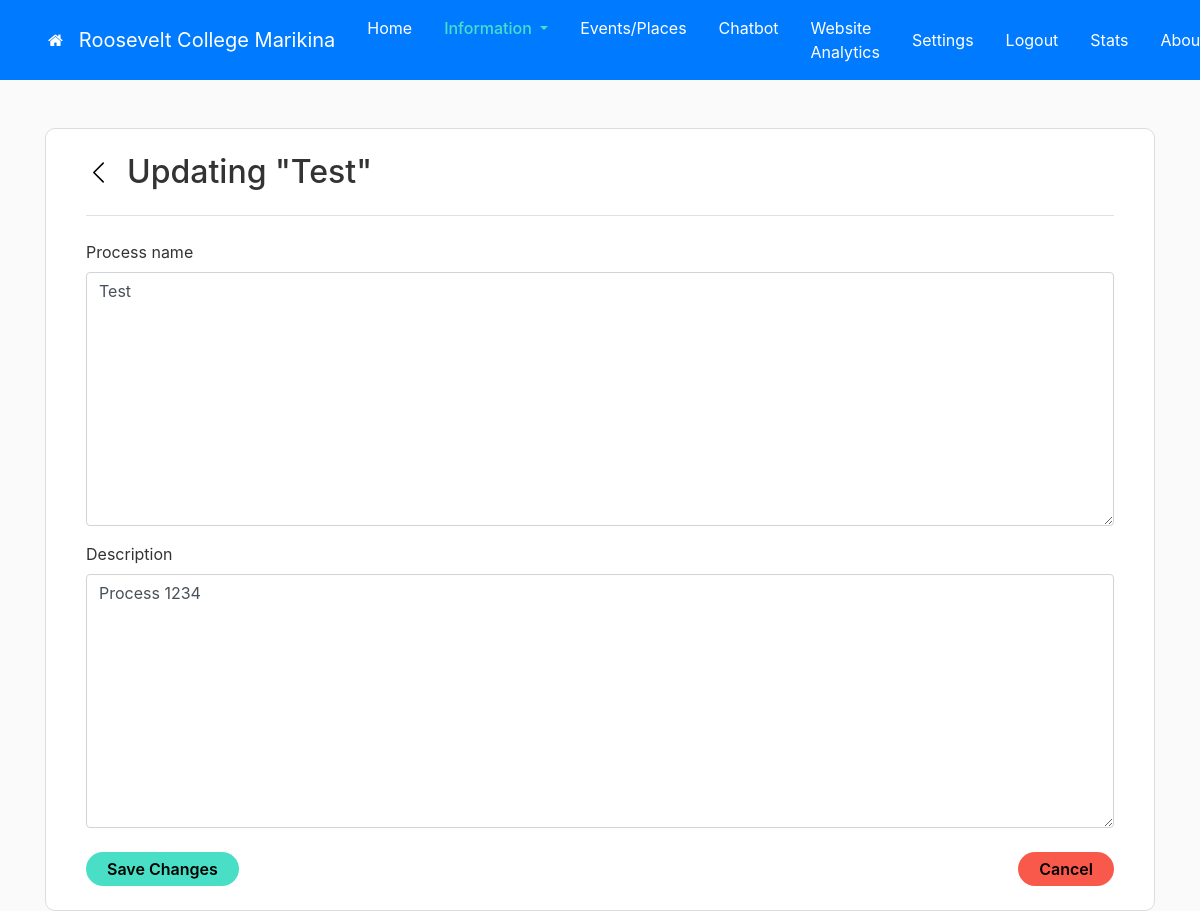
The page /1/processguides/update/1/ (signed in) on the database its author committed.
### users/models.py (models this page shows, shortened)
class Profile(models.Model):
	PUBLIC = 'Public'
	PRIVATE = 'Private'
	TYPE_CHOICES = [
		(PUBLIC, 'Public'),
		(PRIVATE, 'Private'),
    ]
	user = models.OneToOneField(User, on_delete=models.CASCADE)
	school_name = models.CharField(max_length=40)
	logo = models.ImageField(default='default.jpg', upload_to='logo_pics')
	banner = models.ImageField(upload_to='media', default='banner.jpg')
	location = models.CharField(max_length=200, default='')
	type = models.CharField(max_length=7, choices=TYPE_CHOICES, default=PUBLIC)
	email = models.EmailField(default = '')
	contact_details = models.TextField()
	mapbox_key = models.CharField(max_length=100)
	live_chat_link = models.CharField(max_length=50)
	chatbot_tree_link = models.CharField(max_length=50)

### information/models.py (models this page shows, shortened)
class ProcessGuide(models.Model):
    profile = models.ForeignKey(Profile, on_delete=models.CASCADE, default=1)
    process_name = models.TextField(default='')
    description = models.TextField(default='')
    last_updated = models.DateTimeField(default=timezone.now)

### information/views.py (the view)
# urls.py: path('<int:profile_id>/processguides/update/<pk>/', login_required(information_views.ProcessGuidesUpdateView.as_view()), name='processguide-update'),
class ProcessGuidesUpdateView(BaseForm, UpdateView):
	model = ProcessGuide
	fields = ['profile', 'process_name', 'description']
	def get_form(self, form_class=None):
		form = super().get_form(form_class)
		form.fields['profile'].widget = form.fields['profile'].hidden_widget()
		return form

### information/views.py (called while the page is built)
	def get_context_data(self, **kwargs):
		context = super().get_context_data(**kwargs)
		context['title'] = 'Information'
		context['toggles'] = Toggles.objects.get(profile_id=self.kwargs['profile_id'])
		context['profile_id'] = self.kwargs['profile_id']
		context['active_profile'] = Profile.objects.get(id=self.kwargs['profile_id'])
		return context

	def get_initial(self):
		initial = super().get_initial()
		initial['profile'] = self.kwargs['profile_id']
		return initial

	def get_object(self, queryset=None):
		obj = super().get_object(queryset=queryset)
		if obj.profile.id != self.kwargs['profile_id']:
			raise Http404("You are not allowed to edit this place.")
		return obj

### information/templates/information/processguide_form.html (shortened to what this page needs)
{% extends "main/base.html" %}
{% load crispy_forms_tags %}
{% block content %}
<div class="container">
	<div class="infoform">
        <form method="POST">
            <div class="d-flex border-bottom pb-4">
                <a href="{% url 'processguides' profile_id %}" class="mr-3 align-self-center" style="color: black;"><svg xmlns="http://www.w3.org/2000/svg" width="25" height="25" fill="currentColor" class="bi bi-chevron-left" viewBox="0 0 16 16">
                  <path fill-rule="evenodd" d="M11.354 1.646a.5.5 0 0 1 0 .708L5.707 8l5.647 5.646a.5.5 0 0 1-.708.708l-6-6a.5.5 0 0 1 0-.708l6-6a.5.5 0 0 1 .708 0z"/>
                </svg></a>
                {% if object.process_name != None %}
                    <h2>Updating "{{ object.process_name }}"</h2>
                {% else %}
                    <h2>New Process</h2>
                {% endif %}
            </div>
			<div class="pt-4">{{ form | crispy }} </div>
            <div class="mt-4 d-flex">
                <input type="submit" value="Save Changes" class="btn add-btn mr-auto">
                <a class="btn neg-btn" href="{% url 'processguides' profile_id %}">Cancel</a>
            </div>
        </form>
    </div>
</div>
{% endblock content %}

### main/templates/main/base.html (shortened to what this page needs)
{% load static %}
<!DOCTYPE html>
<html>
<head>
    <link rel="stylesheet" href="https://stackpath.bootstrapcdn.com/bootstrap/4.4.1/css/bootstrap.min.css">
    <link rel="stylesheet" type="text/css" href="{% static 'main/main.css'%}">
	<link rel="stylesheet" href="https://cdnjs.cloudflare.com/ajax/libs/font-awesome/4.7.0/css/font-awesome.min.css">
</head>
<body class="mainsite">
	<main role="main">
		<header class="site-header sticky-top mb-5">
		<nav class="container-xxl bd-gutter flex-wrap flex-lg-nowrap navbar navbar-expand-md navbar-dark bg-primary px-5">
			<a class="navbar-brand fa fa-home" href="{% url 'portal' %}"></a>
			<a class="navbar-brand" href="{% url 'main-index' profile_id %}">{{ active_profile.school_name }}</a>
			<div class="navbar-nav">
				{% if title != 'Menu' %}
					{% if title == 'Home' %}
						<a class="nav-item nav-link active px-3" href="{% url 'main-index' profile_id %}">Home</a>
					{% else %}
						<a class="nav-item nav-link px-3" href="{% url 'main-index' profile_id %}">Home</a>
					{% endif %}
					{% if title == 'Process Guides' or title == 'Course List' or title == 'Scholarships' or title == "Information"%}
						{% if toggles.processguides_toggle == True or toggles.courses_toggle == True or toggles.scholarships_toggle == True%}
						<a class="nav-item dropdown">
							<div class="btn-group" role="group" style="margin: 0px; padding: 0px">
							<a class="nav-link active dropdown-toggle px-3" href="#" role="button" data-toggle="dropdown" aria-expanded="false">
								Information
							</a>
							</div>
						</a>
						{% endif %}
					{% endif %}
					{% if toggles.markers_toggle == True %}
						{% if title == 'Markers' %}
						<a class="nav-item nav-link active px-3" href="{% url 'markers' profile_id 1 %}">Events/Places</a>
						{% else %}
							<a class="nav-item nav-link px-3" href="{% url 'markers' profile_id 1 %}">Events/Places</a>
						{% endif %}
					{% endif %}
					{% if toggles.chatbot_toggle == True %}
						{% if title == 'Chatbot' %}
							<a class="nav-item nav-link active px-3" href="{% url 'chatbot-index' profile_id %}">Chatbot</a>
						{% else %}
							<a class="nav-item nav-link px-3" href="{% url 'chatbot-index' profile_id %}">Chatbot</a>
						{% endif %}
					{% endif %}
					{% if toggles.web_analytics_toggle == True and user.is_authenticated %}
						<a class="nav-item nav-link px-3" href="{% url 'analytics' %}">Website Analytics</a>
					{% endif %}
				{% endif %}
			</div>
			<div class="navbar-nav">
				{% if user.is_authenticated %}
					<a class="nav-item nav-link px-3 {% if title == 'Settings' %} active {% endif %}" href="{% url 'settings' profile_id toggles.id %}">Settings</a>
					<a class="nav-item nav-link px-3" href="{% url 'logout' %}">Logout</a>
					<a class="nav-item nav-link px-3 {% if title == 'Stats' %} active {% endif %}" href="{% url 'ssr-index' profile_id %}">Stats</a>
				{% else %}
					<a class="nav-item nav-link px-3" href="{% url 'login' %}">Login</a>
					<a class="nav-item nav-link px-3" href="{% url 'ssr-create' profile_id %}">Feedback</a>
				{% endif %}
				<a class="nav-item nav-link px-3 {% if title == 'About' %} active {% endif %}" href="{% url 'profile' profile_id %}">About</a>
			</div>
		</nav>
		</header>
	      {% block content %}{% endblock %}
	</main>
</body>
</html>

### main/static/main/main.css (style rules this page uses)
h2 { margin-bottom: 0; }
.mainsite { background: #fafafa; color: #333333; }
.add-btn { background: #49DFC6; color: #000000; border-radius: 20px; font-weight: 600; padding: 4px 20px 4px 20px; }
.neg-btn { background: #F9594A; color: #000000; border-radius: 20px; font-weight: 600; padding: 4px 20px 4px 20px; }
.site-header .navbar-nav .nav-link { color: #ffffff; }
.site-header .navbar-nav .nav-link.active { color: #49DFC6; font-weight: 500; }
.infoform { background: #ffffff; padding: 3vh 5vh; border: 1px solid #dddddd; border-radius: 10px; }

### rows shown on the page
Profile: school_name "Roosevelt College Marikina"
ProcessGuide: process_name "Test", description "Process 1234"
